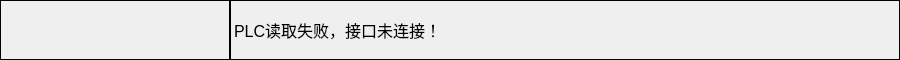
<?xml version="1.0" encoding="UTF-8"?>
<ui version="4.0">
 <class>Head</class>
 <widget class="QWidget" name="Head">
  <property name="geometry">
   <rect>
    <x>0</x>
    <y>0</y>
    <width>900</width>
    <height>60</height>
   </rect>
  </property>
  <property name="windowTitle">
   <string>Form</string>
  </property>
  <widget class="QLabel" name="time">
   <property name="geometry">
    <rect>
     <x>0</x>
     <y>0</y>
     <width>231</width>
     <height>60</height>
    </rect>
   </property>
   <property name="frameShape">
    <enum>QFrame::Box</enum>
   </property>
   <property name="text">
    <string/>
   </property>
   <property name="alignment">
    <set>Qt::AlignCenter</set>
   </property>
  </widget>
  <widget class="QLabel" name="information">
   <property name="geometry">
    <rect>
     <x>229</x>
     <y>0</y>
     <width>671</width>
     <height>60</height>
    </rect>
   </property>
   <property name="font">
    <font>
     <pointsize>12</pointsize>
    </font>
   </property>
   <property name="frameShape">
    <enum>QFrame::Box</enum>
   </property>
   <property name="text">
    <string>PLC读取失败，接口未连接！</string>
   </property>
  </widget>
 </widget>
 <resources/>
 <connections/>
</ui>
